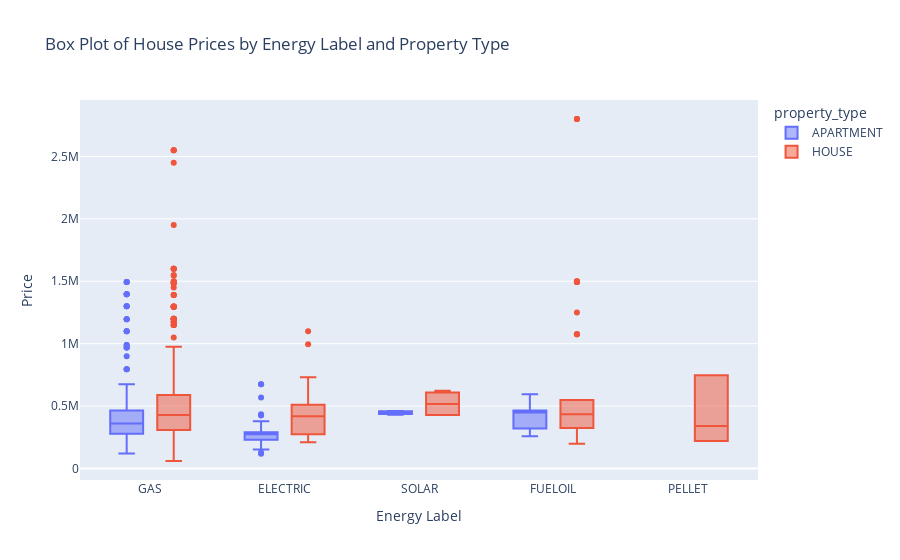

The code cell stored with this chart in its notebook:
### Code cell
energy_label_order = ['A++', 'A+', 'A', 'B', 'C', 'D', 'E', 'F']

# Create the box plot
fig = px.box(df, x='heating_type', y='price', color='property_type', title='Box Plot of House Prices by Energy Label and Property Type')#category_orders={'energy_label': energy_label_order})

# Update layout for better visualization
fig.update_layout(
    xaxis_title='Energy Label',
    yaxis_title='Price',
    boxmode='group'  # Group by property type
)

# Show the plot
fig.show()

### Figure 1 — Plotly figure (JSON) as saved in the notebook; plotly's stock layout.template omitted (floating-point values rounded to 4 significant figures; data arrays with more than 128 entries replaced by an {"elided": "..."} marker saying what was removed)
{"data": [{"alignmentgroup": "True", "hovertemplate": "property_type=APARTMENT<br>heating_type=%{x}<br>price=%{y}<extra></extra>", "legendgroup": "APARTMENT", "marker": {"color": "#636efa"}, "name": "APARTMENT", "notched": false, "offsetgroup": "APARTMENT", "orientation": "v", "showlegend": true, "type": "box", "x": {"elided": "999 str values"}, "x0": " ", "xaxis": "x", "y": {"elided": "999 int values"}, "y0": " ", "yaxis": "y"}, {"alignmentgroup": "True", "hovertemplate": "property_type=HOUSE<br>heating_type=%{x}<br>price=%{y}<extra></extra>", "legendgroup": "HOUSE", "marker": {"color": "#EF553B"}, "name": "HOUSE", "notched": false, "offsetgroup": "HOUSE", "orientation": "v", "showlegend": true, "type": "box", "x": {"elided": "1281 str values"}, "x0": " ", "xaxis": "x", "y": {"elided": "1281 int values"}, "y0": " ", "yaxis": "y"}], "layout": {"boxmode": "group", "legend": {"title": {"text": "property_type"}, "tracegroupgap": 0}, "title": {"text": "Box Plot of House Prices by Energy Label and Property Type"}, "xaxis": {"anchor": "y", "domain": [0, 1], "title": {"text": "Energy Label"}}, "yaxis": {"anchor": "x", "domain": [0, 1], "title": {"text": "Price"}}}}
